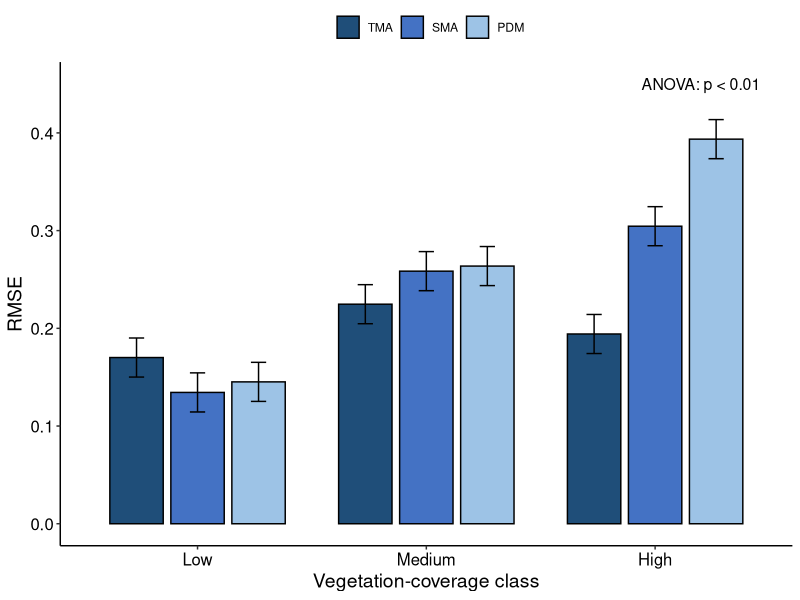

This chart was generated by the following R code:
# 加载必要的包
library(ggplot2)
library(dplyr)

# 构建表2的数据集
df_table2 <- data.frame(
  Method = rep(c("TMA", "SMA", "PDM"), each = 3),
  Coverage = rep(c("Low", "Medium", "High"), times = 3),
  RMSE = c(0.1701, 0.2247, 0.1942, 0.1344, 0.2585, 0.3045, 0.1452, 0.2637, 0.3936),
  r = c(0.5375, 0.2466, 0.4593, 0.5264, 0.2376, 0.3542, 0.3708, 0.2519, 0.2603)
)

# 设定因子的顺序，确保X轴按 Low, Medium, High 排列
df_table2$Coverage <- factor(df_table2$Coverage, levels = c("Low", "Medium", "High"))
df_table2$Method <- factor(df_table2$Method, levels = c("TMA", "SMA", "PDM"))

# 图4(a): RMSE 柱状图
p_rmse <- ggplot(df_table2, aes(x = Coverage, y = RMSE, fill = Method)) +
  geom_bar(stat = "identity", position = position_dodge(width = 0.8), width = 0.7, color = "black") +
  # 假设的误差线（标准差），你需要替换为实际数据的SD
  geom_errorbar(aes(ymin = RMSE - 0.02, ymax = RMSE + 0.02), 
                position = position_dodge(width = 0.8), width = 0.2) +
  scale_fill_manual(values = c("#1F4E79", "#4472C4", "#9DC3E6")) + # 还原手稿中的蓝色渐变色调
  theme_classic() +
  labs(x = "Vegetation-coverage class", y = "RMSE", fill = "") +
  theme(legend.position = "top", 
        axis.text = element_text(size = 12, color = "black"),
        axis.title = element_text(size = 14)) +
  annotate("text", x = 3.2, y = 0.45, label = "ANOVA: p < 0.01", size = 4)

print(p_rmse)
